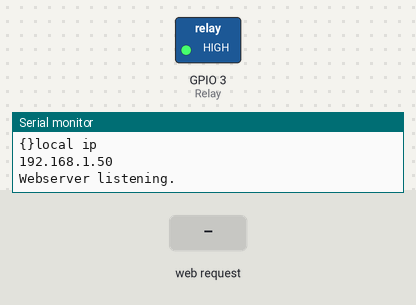
A sketch run on a simulated ESP8266 (NodeMCU). On the bench: switched loads named in the sketch (green lamp = pin HIGH), the last lines printed to the serial monitor. The test bench sets the inputs (shaded band). WiFi joins after 1.5 s; servers stay silent unless stated; storage starts empty.

Above: at 2.7 s.
2.8 s: HTTP request GET /doorToggle received
At 3.6 s:
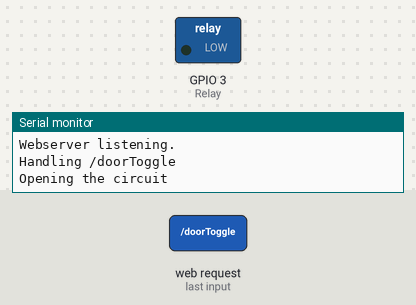
5.3 s: HTTP request GET / received
Timing chart, 0 to 8.3 s (numbered marks = the images above; inputs shaded):
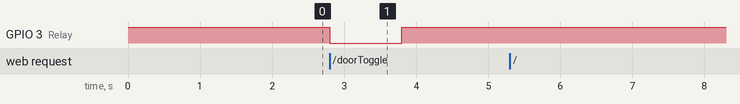

Measured:
- after the input at 2.8 s, GPIO 3 (Relay): HIGH → LOW at once, → HIGH 1.0 s later

The sketch:

garage-door.ino
```cpp
#include <FS.h>          //this needs to be first, or it all crashes and burns...
#include <ESP8266WiFi.h> //https://github.com/esp8266/Arduino
#include <DNSServer.h>
#include <ESP8266WebServer.h>
#include <WiFiManager.h> //https://github.com/tzapu/WiFiManager
#include <ArduinoJson.h> //https://github.com/bblanchon/ArduinoJson
#include <ESP8266WebServer.h>
#include <ESP8266mDNS.h>

//flag for saving data
bool shouldSaveConfig = true;

// Pin used to control the relay
int Relay = 3;

// init our webserver
ESP8266WebServer server(80);

void setup() {
  // Set the inital state of the relay
  pinMode(Relay, OUTPUT);    //Set Pin3 as output
  digitalWrite(Relay, HIGH);    //Set Pin13 High
  // put your setup code here, to run once:
  Serial.begin(115200);
  Serial.println();

  // Clean FS, for testing
  //SPIFFS.format();

  // Read configuration from FS json
  Serial.println("mounting FS...");

  if (SPIFFS.begin()) {
    Serial.println("mounted file system");
    if (SPIFFS.exists("/config.json")) {
      //file exists, reading and loading
      Serial.println("reading config file");
      File configFile = SPIFFS.open("/config.json", "r");
      if (configFile) {
        Serial.println("opened config file");
        size_t size = configFile.size();
        // Allocate a buffer to store contents of the file.
        std::unique_ptr<char[]> buf(new char[size]);

        configFile.readBytes(buf.get(), size);
        DynamicJsonBuffer jsonBuffer;
        JsonObject &json = jsonBuffer.parseObject(buf.get());
        json.printTo(Serial);
        if (json.success()) {
            Serial.println("Parsed JSON");
        }
        else {
            Serial.println("failed to load json config");
        }
        configFile.close();
        }
     }
  }
  else {
    Serial.println("failed to mount FS");
  }
  //end read

  //WiFiManager
  //Local intialization. Once its business is done, there is no need to keep it around
  WiFiManager wifiManager;

  //set config save notify callback
  wifiManager.setSaveConfigCallback(saveConfigCallback);

  //reset settings - for testing
  //wifiManager.resetSettings();

  //fetches ssid and pass and tries to connect
  //if it does not connect it starts an access point with the specified name
  //here  "Garage Door Manager"
  //and goes into a blocking loop awaiting configuration
  if (!wifiManager.autoConnect("Garage Door Manager", "password")) {
    Serial.println("failed to connect and hit timeout");
    delay(3000);

    //reset and try again, or maybe put it to deep sleep
    ESP.reset();
    delay(5000);
  }

  //if you get here you have connected to the WiFi
  Serial.println("Wifi connected");

  //save the custom parameters to FS
  if (shouldSaveConfig) {
    Serial.println("saving config");
    DynamicJsonBuffer jsonBuffer;
    JsonObject &json = jsonBuffer.createObject();

    File configFile = SPIFFS.open("/config.json", "w");
    if (!configFile) {
      Serial.println("failed to open config file for writing");
    }

    json.printTo(Serial);
    json.printTo(configFile);
    configFile.close();
    //end save
  }

  Serial.println("local ip");
  Serial.println(WiFi.localIP());

  // Start the mDNS responder for garage-door.local
  if (!MDNS.begin("garage-door")) {
    Serial.println("Error setting up MDNS responder!");
  }

  MDNS.addService("http", "tcp", 80);

  // Server handlers for taking action
  server.on("/", handleRootPath);
  server.on("/doorToggle", doorToggle);

  // Not needed, but could be useful in automation situations
  server.on("/doorOpen", doorToggle);
  server.on("/doorClose", doorToggle);

  server.begin();
  Serial.println("Webserver listening.");
}

//callback notifying us of the need to save config
void saveConfigCallback() {
  Serial.println("Should save config");
  shouldSaveConfig = true;
}

void handleRootPath() {
  // Nothing exciting, just don't live at the root in case things scan or access.
  server.send(200, "text/html", "Door toggle lives at <a href=\"/doorToggle\">/doorToggle</a>");
  Serial.println("Handled /");
}

void doorToggle() {
  /*
  Garage doors operate on an NC circuit. This action opens the circuit, which
  simulates a physical button press in the wired circuit. Upon the call, the
  circuit is opened for one second.
  */

  // TODO: This mode loses scope when inside the webserver handler and must be reset
  pinMode(Relay, OUTPUT);
  Serial.println("Handling /doorToggle");
  Serial.println("Opening the circuit");
  digitalWrite(Relay, LOW);
  delay(1000);
  Serial.println("Closing the circuit");
  digitalWrite(Relay, HIGH);
  server.send(200, "text/html", "Garage door has been toggled.");
  Serial.println("Handled /doorToggle");
}

void loop() {
  server.handleClient();
}
```
